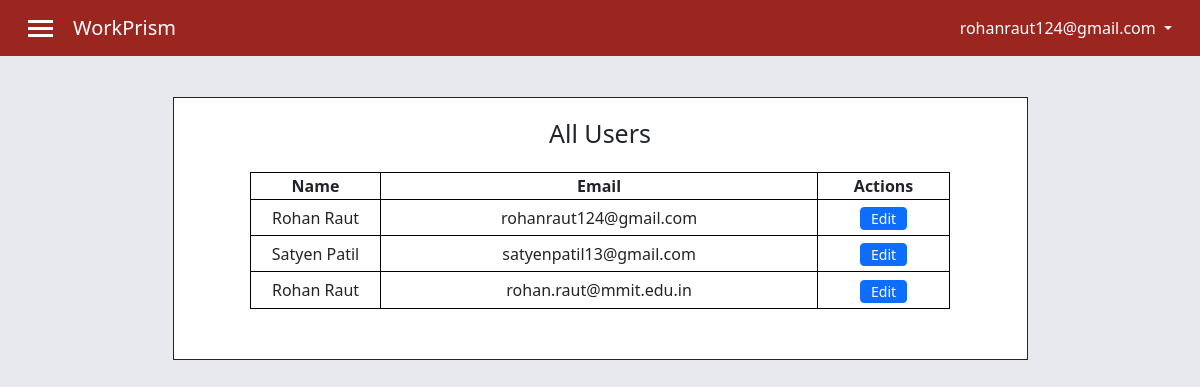
/all-users/ (signed in), run on the app's committed database.
### api_services/models.py (models this page shows, shortened)
class Account(AbstractBaseUser, PermissionsMixin):
    email = models.EmailField(verbose_name="email", max_length=254, unique=True)
    username = models.CharField(max_length=100, unique=True)
    first_name = models.CharField(max_length=100)
    last_name = models.CharField(max_length=100)
    user_role = models.CharField(max_length=100)
    department = models.CharField(max_length=100)
    phone = models.CharField(max_length=10)
    date_joined = models.DateTimeField(verbose_name="date joined", auto_now_add=True)
    last_login = models.DateTimeField(verbose_name="last login", auto_now=True)
    is_admin = models.BooleanField(default=False)
    is_active = models.BooleanField(default=True)
    is_staff = models.BooleanField(default=False)
    is_superuser = models.BooleanField(default=False)
    USERNAME_FIELD = "email"
    REQUIRED_FIELDS = ["username", "first_name", "last_name", "user_role"]
    objects = MyAccountManager()

### web_app/views.py (the view)
# urls.py: path('all-users/', all_users_view, name="all_users_view"),
def all_users_view(request):
    data = {}
    data['users'] = Account.objects.all()
    return render(request, 'all_users.html', data)

### templates/all_users.html (shortened to what this page needs)
{% extends 'base.html' %}
{% block additional_links %}
<link rel="stylesheet" href="/static/all_users.css">
{% endblock additional_links %}
{% block body %}
<div class="container mt-3 mb-3">
    <div class="row justify-content-center">
        <div class="col-12 col-sm-11 col-md-11 col-lg-9 border border-dark main_content">
            <h1 class="mb-4">All Users</h1>
            <table align="center">
                <tr>
                  <th>Name</th>
                  <th>Email</th>
                  <th>Actions</th>
                </tr>
                {% for x in users %}
                    <tr>
                        <td>{{x.first_name}} {{x.last_name}}</td>
                        <td>{{x.email}}</td>
                        <td><a href="/profile/{{x.email}}"><button class="btn btn-sm btn-primary">Edit</button></a></td>
                    </tr>
                {% endfor %}
            </table>
        </div>
    </div>
</div>
{% endblock body %}

### templates/base.html (shortened to what this page needs)
<!doctype html>
<html lang="en">
  <head>
    <link href="https://cdn.jsdelivr.net/npm/bootstrap@5.3.0-alpha1/dist/css/bootstrap.min.css" rel="stylesheet">
    <link rel="stylesheet" href="/static/base.css">
    {% block additional_links %}{% endblock additional_links %}
  </head>
  <body>
    <nav class="navbar navbar_custom navbar-expand-lg bg-body-tertiary px-3">
      <div class="container-fluid d-flex justify-content-between">
        <div class="navbar_item d-flex align-items-center">
          <div class="menu_container" data-bs-toggle="offcanvas" href="#offcanvasExample" role="button" aria-controls="offcanvasExample">
            <div class="menu_icon"></div>
            <div class="menu_icon"></div>
            <div class="menu_icon"></div>
          </div>
          <a class="navbar-brand" href="#">WorkPrism</a>
        </div>
        <div class="navbar_item user_email">
          <li class="nav-item dropdown">
            <a class="nav-link dropdown-toggle" href="#" role="button" data-bs-toggle="dropdown" aria-expanded="false">
              {{request.user.email}}
            </a>
          </li>
        </div>
        </div>
    </nav>
    {% block body %}{% endblock body %}
  </body>
</html>

### static/base.css (style rules this page uses)
.menu_icon { width: 25px; height: 3px; background-color: white; margin: 4px 0px; }
.menu_container { margin-right: 20px; }
.navbar_custom { background-color: #9B2620 !important; color: white; }
.navbar-brand { color: white; }
body { background-color: #E8E9EF; }
h1 { text-align: center; font-size: 25px; }
.dropdown { list-style-type: none; }

### static/all_users.css (style rules this page uses)
table, th, td { border: 1px solid black; }
table { text-align: center; justify-content: center; }
th { margin: auto; width: 50px; }
td { padding: 5px; }
button { align-items: center; }
.btn-sm { padding: 0px 10px; }
.main_content { background-color: white; padding-top: 20px; padding-bottom: 50px; margin-top: 25px; }
@media screen and (min-width: 992px) { table { width: 700px; } }

### data on the page
Account: user.email "rohanraut124@gmail.com", first_name "Rohan", last_name "Raut", email "rohanraut124@gmail.com"
Account: first_name "Satyen", last_name "Patil", email "satyenpatil13@gmail.com"
Account: first_name "Rohan", last_name "Raut", email "rohan.raut@mmit.edu.in"
